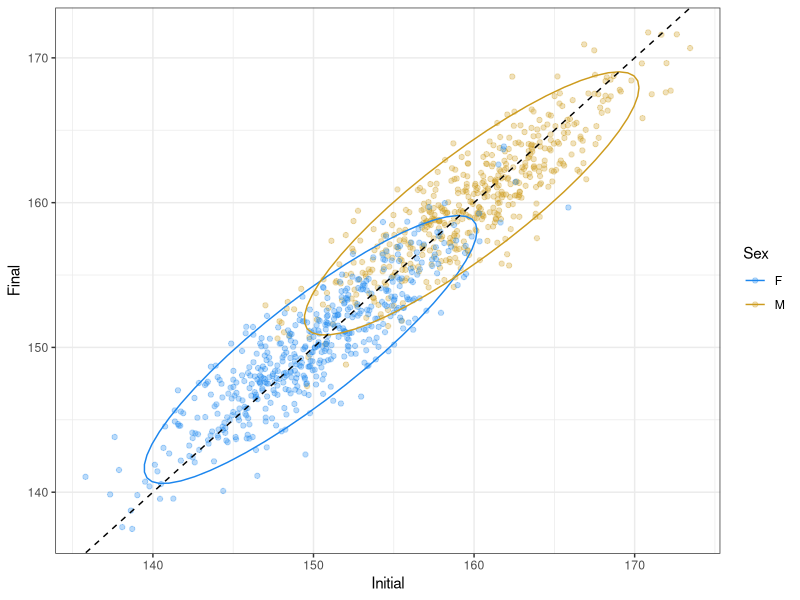
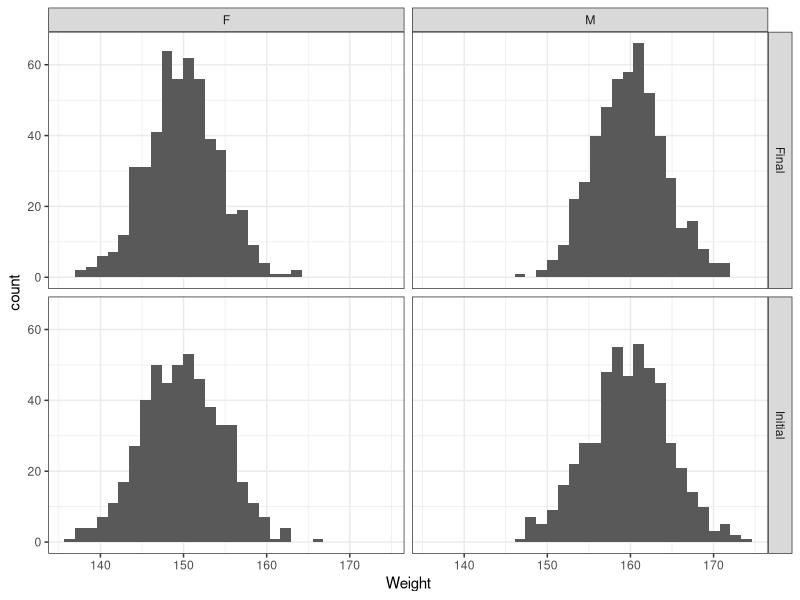
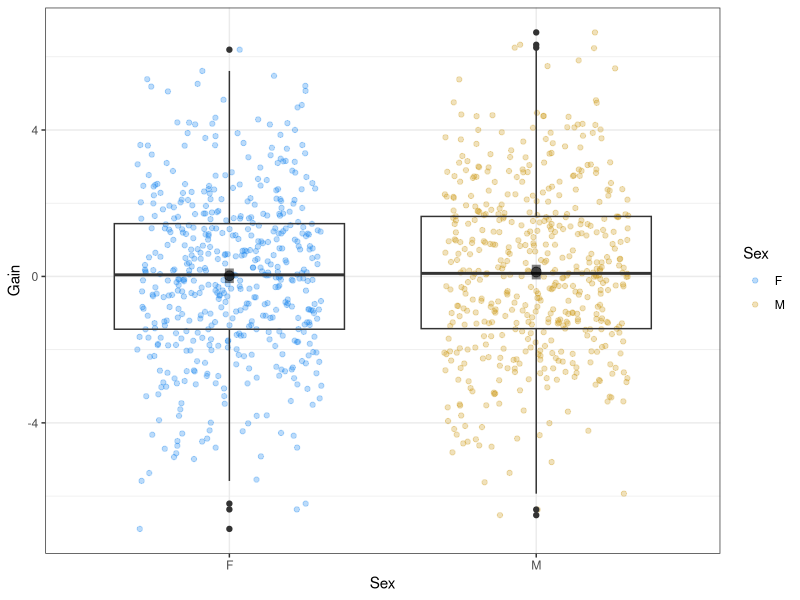
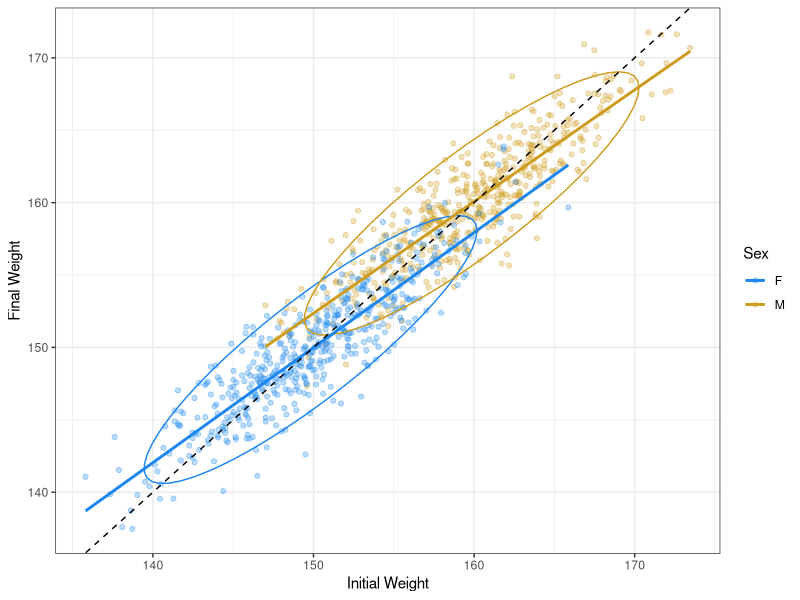
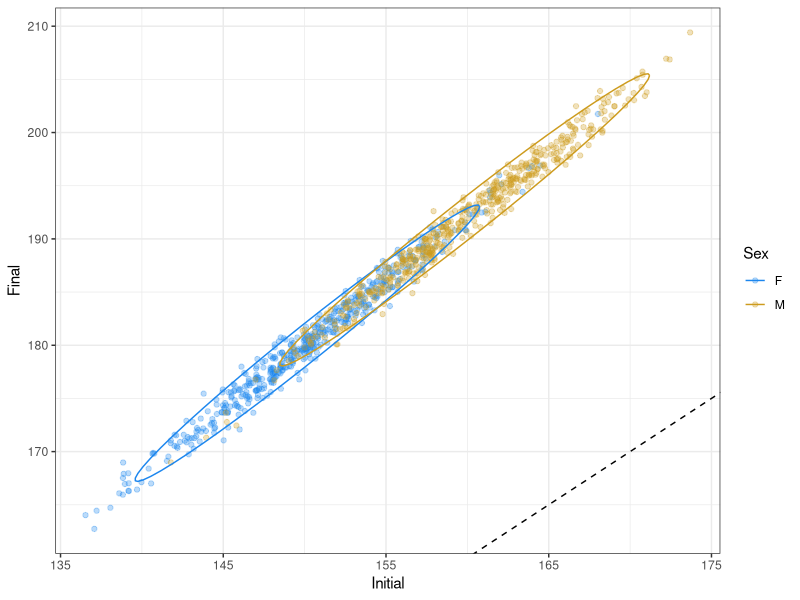
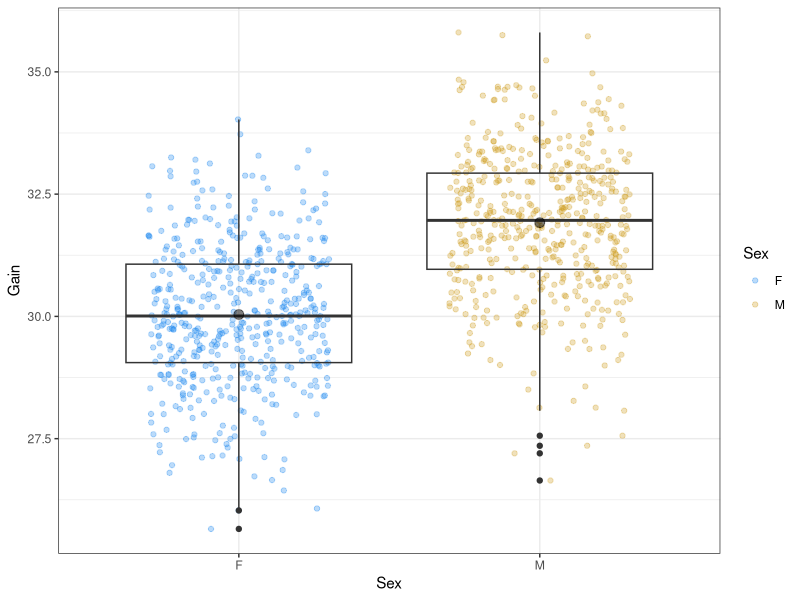
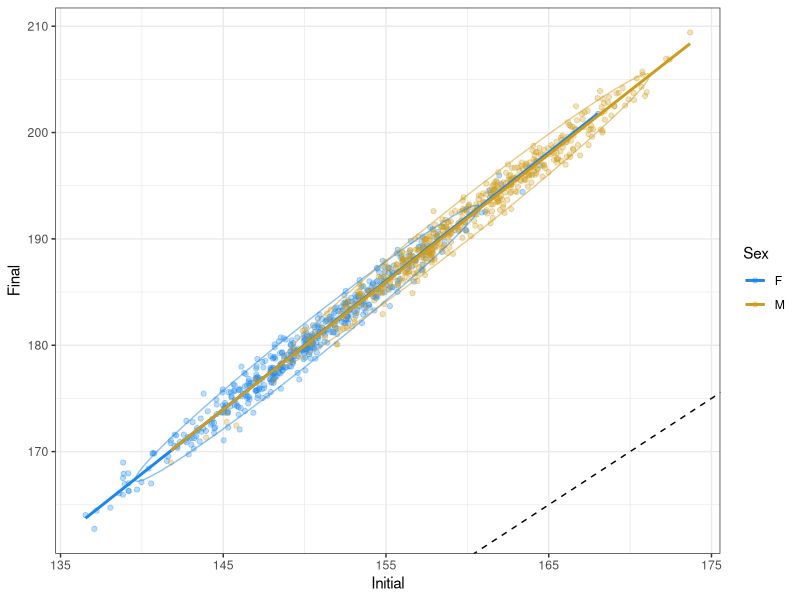
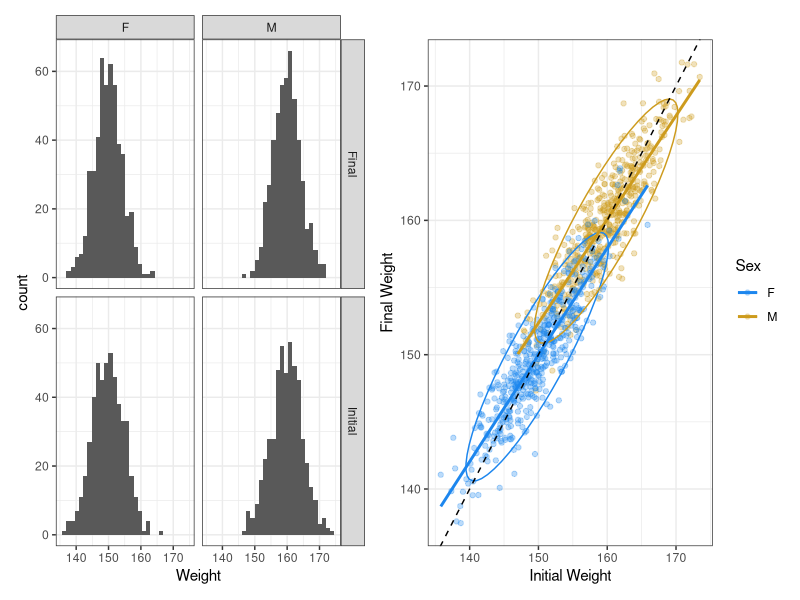

Generate these figures, in order, with R:
## ---- chunk 1
knitr::opts_chunk$set(echo = FALSE, include = FALSE, message = FALSE, 
					  warning = FALSE)
library(tidyverse)
library(emmeans)
library(car)
library(patchwork)
theme_set(theme_bw())
cols = c('dodgerblue2','goldenrod3')
a_mean = 150
b_mean = 160
set.seed(4)
a_0 = rnorm(500, a_mean, 5)
b_0 = rnorm(500, b_mean, 5)
delt = 0.2
set.seed(5)
a_1 = delt*a_mean + (1-delt)*a_0 + rnorm(500, 0, 2)
b_1 = delt*b_mean + (1-delt)*b_0 + rnorm(500, 0, 2)

l_df = data.frame(Sex = rep(c('M','F'), each = 500),
				Initial = c(b_0,a_0),
				Final = c(b_1,a_1),
				Gain = c(b_1,a_1) - c(b_0,a_0))
head(l_df)

l_df_long = (l_df
		   %>% select(-Gain)
		   %>% gather(Timepoint, Weight, Initial, Final))
head(l_df_long)
## ---- chunk 2
plt = ggplot(l_df, aes(Initial, Final)) +
	geom_point(aes(colour = Sex), alpha = 0.3) +
	stat_ellipse(aes(colour = Sex)) +
	# geom_smooth(aes(colour = Sex), method = 'lm',
	# 			se = FALSE) +
	# geom_smooth(method = 'lm', se = FALSE, colour = 'black') +
	geom_abline(intercept = 0, slope = 1, linetype = 2) +
	scale_colour_manual(values = cols)
plt
## ---- chunk 3
l_a_anov = aov(Weight ~ Timepoint, filter(l_df_long, Sex == 'F'))
Anova(l_a_anov)
l_b_anov = aov(Weight ~ Timepoint, filter(l_df_long, Sex == 'M'))
Anova(l_b_anov)
## ---- chunk 4
l_anov = ggplot(l_df_long, aes(Weight)) +
	geom_histogram() +
	facet_grid(Timepoint ~ Sex)
l_anov
## ---- chunk 5
l_mod1 = lm(Gain ~ Sex, data = l_df)
summary(l_mod1)
## ---- chunk 6
l_em_df = data.frame(emmeans(l_mod1, 'Sex'))
## ---- chunk 7
l_box = ggplot(l_df, aes(Sex, Gain)) +
	geom_jitter(aes(colour = Sex),
				alpha = 0.3, 
				width = 0.3) +
	geom_boxplot(fill = NA) +
	geom_point(data = l_em_df, aes(y = emmean),
			   size = 3, alpha = 0.5) +
	geom_linerange(data = l_em_df, inherit.aes = FALSE,
				   aes(x = Sex, ymin = lower.CL, ymax = upper.CL),
				   size = 3, alpha = 0.5) +
	scale_colour_manual(values = cols)
l_box
## ---- chunk 8
l_ancov = aov(Gain ~ Sex + Initial, data = l_df)
Anova(l_ancov)
## ---- chunk 9
l_mod2 = lm(Gain ~ Sex + Initial, data = l_df)
summary(l_mod2)
## ---- chunk 10
l_reg = ggplot(l_df, aes(Initial, Final)) +
	geom_point(aes(colour = Sex), alpha = 0.3) +
	stat_ellipse(aes(colour = Sex)) +
	geom_smooth(aes(colour = Sex), method = 'lm',
				se = FALSE) +
	geom_abline(intercept = 0, slope = 1, linetype = 2) +
	scale_colour_manual(values = cols) +
	ylab("Final Weight") +
	xlab("Initial Weight")
l_reg
## ---- chunk 11
# Start with 1000 students
f_0 = rnorm(500, 150, 5)
m_0 = rnorm(500, 160, 5)
## ---- chunk 12
# Start with 1000 students
f_0 = rnorm(500, 150, 5)
m_0 = rnorm(500, 160, 5)

g_fun = function(w_0){
	0.2 * w_0 + rnorm(length(w_0))
}
## ---- chunk 13
# Start with 1000 students
m_df = (data.frame(Sex = rep(c('F','M'), each = 500),
				Initial = c(f_0, m_0))
		%>% mutate(Gain = g_fun(Initial),
				   Final = Initial + Gain))
## ---- chunk 14
ggplot(m_df, aes(Initial, Final)) +
	geom_point(aes(colour = Sex), alpha = 0.3) +
	stat_ellipse(aes(colour = Sex)) +
	# geom_smooth(aes(colour = Sex), method = 'lm',
	# 			se = FALSE) +
	geom_abline(intercept = 0, slope = 1, linetype = 2) +
	scale_colour_manual(values = cols)
## ---- chunk 15
m_mod1 = lm(Gain ~ Sex, data = m_df)
summary(m_mod1)
## ---- chunk 16
m_em_df = data.frame(emmeans(m_mod1, 'Sex'))
## ---- chunk 17
ggplot(m_df, aes(Sex, Gain)) +
	geom_jitter(aes(colour = Sex),
				alpha = 0.3, 
				width = 0.3) +
	geom_boxplot(fill = NA) +
	geom_point(data = m_em_df, aes(y = emmean),
			   size = 3, alpha = 0.5) +
	scale_colour_manual(values = cols)
## ---- chunk 18
m_mod2 = lm(Gain ~ Sex + Initial, data = m_df)
summary(m_mod2)
## ---- chunk 19
ggplot(m_df, aes(Initial, Final)) +
	geom_point(aes(colour = Sex), alpha = 0.3) +
	stat_ellipse(aes(colour = Sex), alpha = 0.5) +
	geom_smooth(aes(colour = Sex), method = 'lm',
				se = FALSE) +
	geom_abline(intercept = 0, slope = 1, linetype = 2) +
	scale_colour_manual(values = cols)
## ---- chunk 20
l_anov + l_reg
## ---- chunk 21
l_reg
## ---- chunk 22
g_i = ggplot(l_df, aes(Initial, Gain)) +
	geom_point(aes(colour = Sex), alpha = 0.3) +
	stat_ellipse(aes(colour = Sex)) +
	geom_smooth(aes(colour = Sex), method = 'lm',
				se = FALSE) +
	# geom_smooth(method = 'lm', se = FALSE, colour = 'black') +
	scale_colour_manual(values = cols) 
g_i
